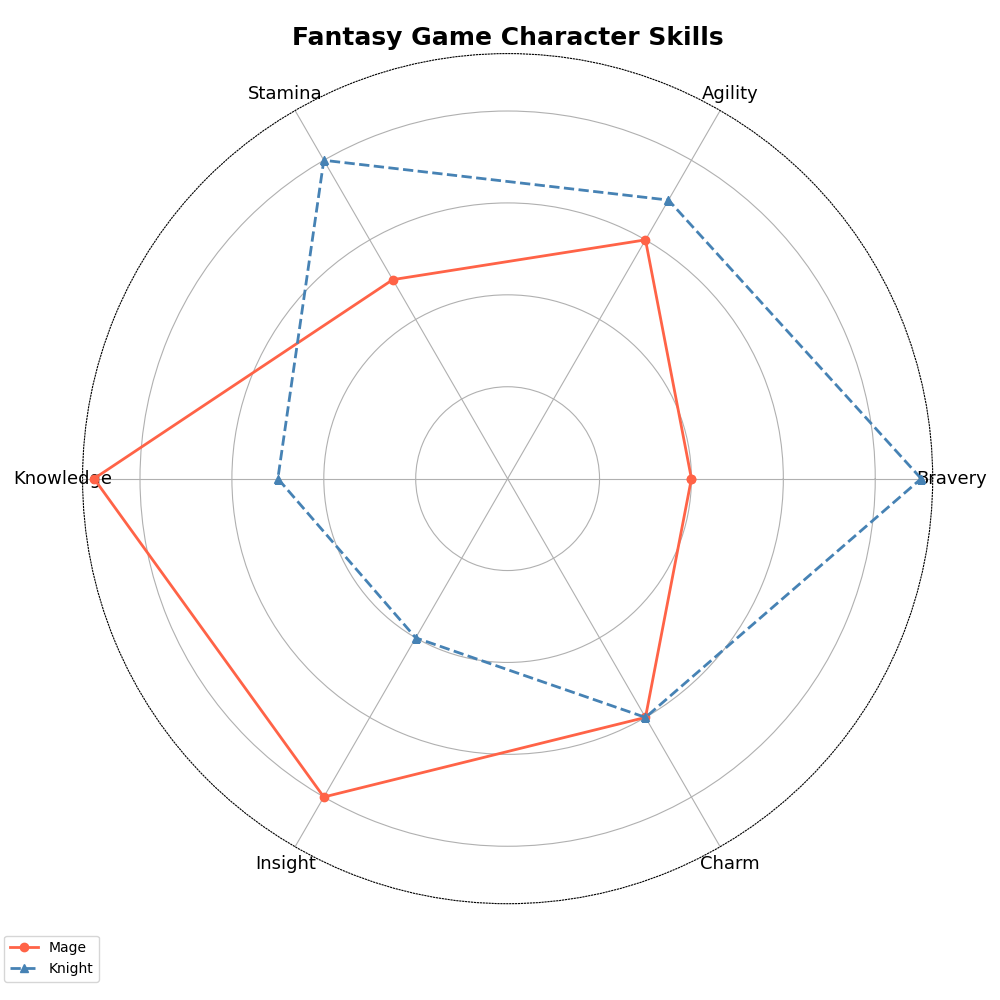

Recreate this plot in Python.
import matplotlib.pyplot as plt
import numpy as np

categories = ['Bravery', 'Agility', 'Stamina', 'Knowledge', 'Insight', 'Charm']
n_vars = len(categories)

mage = [4, 6, 5, 9, 8, 6]
knight = [9, 7, 8, 5, 4, 6]

mage += mage[:1]
knight += knight[:1]

angles = np.linspace(0, 2 * np.pi, n_vars, endpoint=False).tolist()
angles += angles[:1]

fig, ax = plt.subplots(figsize=(10, 10), subplot_kw=dict(polar=True))

colors = ['#FF6347', '#4682B4']
markers = ['o', '^']
line_styles = ['-', '--']

ax.plot(angles, mage, color=colors[0], linewidth=2, linestyle=line_styles[0], marker=markers[0], label='Mage')
ax.plot(angles, knight, color=colors[1], linewidth=2, linestyle=line_styles[1], marker=markers[1], label='Knight')

ax.grid(True)
ax.spines['polar'].set_linestyle('dotted')

ax.set_xticks(angles[:-1])
ax.set_xticklabels(categories, fontsize=13)

plt.title('Fantasy Game Character Skills', size=18, weight='bold')
ax.legend(loc='lower left', bbox_to_anchor=(-0.1, -0.1))

ax.set_yticklabels([])
ax.set_rlabel_position(0)

plt.tight_layout()
plt.show()
